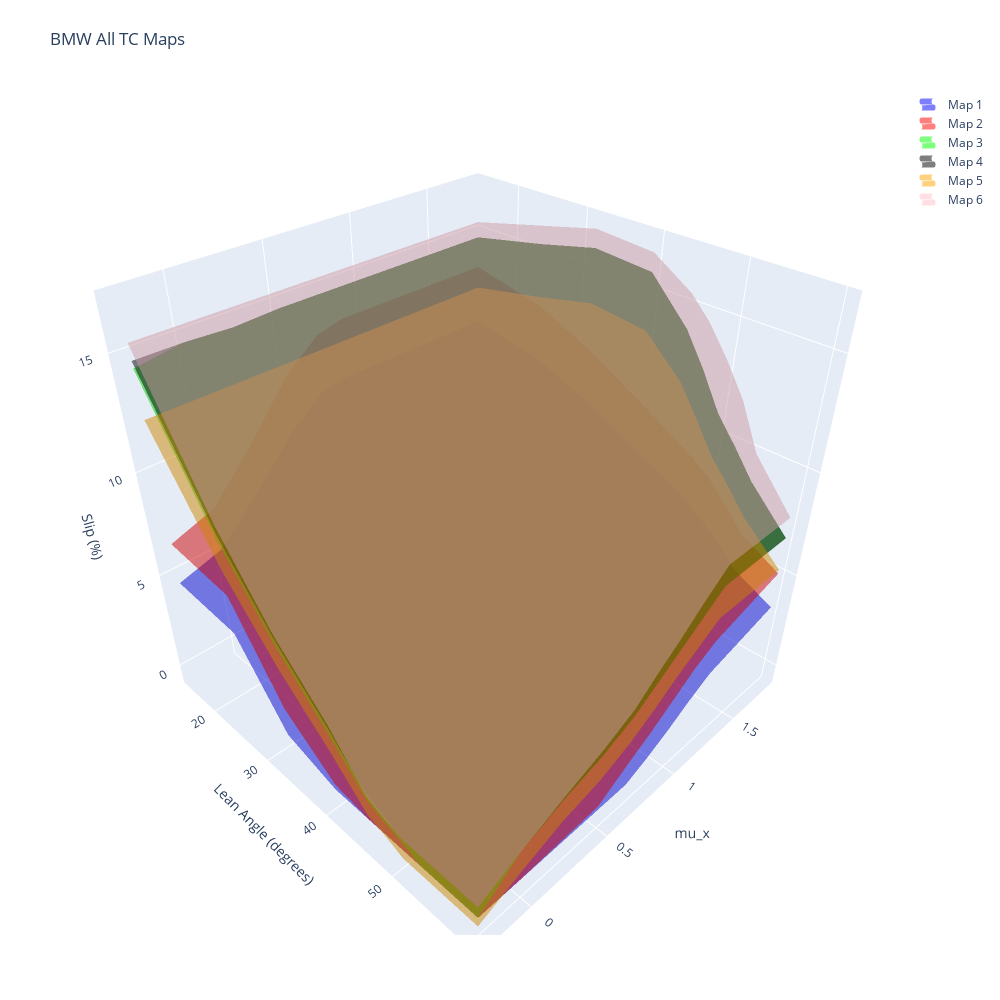

The cell this chart's notebook holds for it:
### Code cell
from operator import indexOf
import pandas as pd
import numpy as np
from turtle import width
import plotly.graph_objects as go

df1 = pd.read_excel("bmwConfig-ALL-MAPS.xlsx",sheet_name='MAP1', header=None)
df2 = pd.read_excel("bmwConfig-ALL-MAPS.xlsx",sheet_name='MAP2', header=None)
df3 = pd.read_excel("bmwConfig-ALL-MAPS.xlsx",sheet_name='MAP3', header=None)
df4 = pd.read_excel("bmwConfig-ALL-MAPS.xlsx",sheet_name='MAP4', header=None)
df5 = pd.read_excel("bmwConfig-ALL-MAPS.xlsx",sheet_name='MAP5', header=None)
df6 = pd.read_excel("bmwConfig-ALL-MAPS.xlsx",sheet_name='MAP6', header=None)

#Pull Off First Column for Mu_x
Target_mu_x = df1[0]
Target_mu_x = Target_mu_x.drop(index=df1.index[0])

Target_mu_x2 = df2[0]
Target_mu_x2 = Target_mu_x2.drop(index=df2.index[0])

Target_mu_x3 = df3[0]
Target_mu_x3 = Target_mu_x3.drop(index=df3.index[0])

Target_mu_x4 = df4[0]
Target_mu_x4 = Target_mu_x4.drop(index=df4.index[0])

Target_mu_x5 = df5[0]
Target_mu_x5 = Target_mu_x5.drop(index=df5.index[0])

Target_mu_x6 = df6[0]
Target_mu_x6 = Target_mu_x6.drop(index=df6.index[0])

#Pull Off First Row for Lean
targetLean = df1.iloc[0]
targetLean = targetLean.drop(index=df2.index[0])

targetLean2 = df2.iloc[0]
targetLean2 = targetLean2.drop(index=df2.index[0])

targetLean3 = df3.iloc[0]
targetLean3 = targetLean3.drop(index=df3.index[0])

targetLean4 = df4.iloc[0]
targetLean4 = targetLean4.drop(index=df4.index[0])

targetLean5 = df5.iloc[0]
targetLean5 = targetLean5.drop(index=df5.index[0])

targetLean6 = df6.iloc[0]
targetLean6 = targetLean6.drop(index=df6.index[0])


#Create 2D Array of Slip Target Values
for x in range(1, len(targetLean)+1):
    yArray=[]
    for y in range(1,len(Target_mu_x)+1):
        yArray.append(df1.iloc[x,y])
        if len(yArray) == 10:
            if x == 1:
                targetSlip = np.array([yArray])
            else:
                targetSlip = np.append(targetSlip,[yArray], axis=0)

for x in range(1, len(targetLean2)+1):
    yArray=[]
    for y in range(1,len(Target_mu_x2)+1):
        yArray.append(df2.iloc[x,y])
        if len(yArray) == 10:
            if x == 1:
                targetSlip2 = np.array([yArray])
            else:
                targetSlip2 = np.append(targetSlip2,[yArray], axis=0)

for x in range(1, len(targetLean3)+1):
    yArray=[]
    for y in range(1,len(Target_mu_x3)+1):
        yArray.append(df3.iloc[x,y])
        if len(yArray) == 10:
            if x == 1:
                targetSlip3 = np.array([yArray])
            else:
                targetSlip3 = np.append(targetSlip3,[yArray], axis=0)

for x in range(1, len(targetLean4)+1):
    yArray=[]
    for y in range(1,len(Target_mu_x4)+1):
        yArray.append(df4.iloc[x,y])
        if len(yArray) == 10:
            if x == 1:
                targetSlip4 = np.array([yArray])
            else:
                targetSlip4 = np.append(targetSlip4,[yArray], axis=0)

for x in range(1, len(targetLean5)+1):
    yArray=[]
    for y in range(1,len(Target_mu_x5)+1):
        yArray.append(df5.iloc[x,y])
        if len(yArray) == 10:
            if x == 1:
                targetSlip5 = np.array([yArray])
            else:
                targetSlip5 = np.append(targetSlip5,[yArray], axis=0)

for x in range(1, len(targetLean6)+1):
    yArray=[]
    for y in range(1,len(Target_mu_x6)+1):
        yArray.append(df6.iloc[x,y])
        if len(yArray) == 10:
            if x == 1:
                targetSlip6 = np.array([yArray])
            else:
                targetSlip6 = np.append(targetSlip6,[yArray], axis=0)

#Create Mesh Grid from Target Values
targetLean, Target_mu_x = np.meshgrid(targetLean, Target_mu_x)
targetLean2, Target_mu_x2 = np.meshgrid(targetLean2, Target_mu_x2)
targetLean3, Target_mu_x3 = np.meshgrid(targetLean3, Target_mu_x3)
targetLean4, Target_mu_x4 = np.meshgrid(targetLean4, Target_mu_x4)
targetLean5, Target_mu_x5 = np.meshgrid(targetLean5, Target_mu_x5)
targetLean6, Target_mu_x6 = np.meshgrid(targetLean6, Target_mu_x6)

fig = go.Figure(data=[
    go.Surface(x=Target_mu_x, y=targetLean, z=targetSlip, showscale=False, showlegend=True, opacity=0.5,colorscale=[[0, 'rgb(0,0,255)'], [1, 'rgb(0,0,255)']], name='Map 1'),
    go.Surface(x=Target_mu_x2, y=targetLean2, z=targetSlip2, showscale=False, showlegend=True, opacity=0.5,colorscale=[[0, 'rgb(255,0,0)'], [1, 'rgb(255,0,0)']], name='Map 2'),
    go.Surface(x=Target_mu_x3, y=targetLean3, z=targetSlip3, showscale=False, showlegend=True, opacity=0.5,colorscale=[[0, 'rgb(0,255,0)'], [1, 'rgb(0,255,0)']], name='Map 3'),
    go.Surface(x=Target_mu_x4, y=targetLean4, z=targetSlip4, showscale=False, showlegend=True, opacity=0.5,colorscale=[[0, 'rgb(0,0,0)'], [1, 'rgb(0,0,0)']], name='Map 4'),
    go.Surface(x=Target_mu_x5, y=targetLean5, z=targetSlip5, showscale=False, showlegend=True, opacity=0.5,colorscale=[[0, 'rgb(255,165,0)'], [1, 'rgb(255,165,0)']], name='Map 5'),
    go.Surface(x=Target_mu_x6, y=targetLean6, z=targetSlip6, showscale=False, showlegend=True, opacity=0.5,colorscale=[[0, 'rgb(255,192,203)'], [1, 'rgb(255,192,203)']], name='Map 6'),
    ])
fig.update_layout(title='BMW All TC Maps', autosize=False,
                  width=1000, height=1000,
                  margin=dict(l=65, r=50, b=65, t=90),
                  )

fig.update_layout(scene = dict(
                    xaxis_title='mu_x',
                    yaxis_title='Lean Angle (degrees)',
                    zaxis_title='Slip (%)'))

#Needed to make the layout match what you see in the BMW Software
fig.update_layout(
    scene={
        'xaxis': {'autorange': 'reversed'}, # reverse automatically
    }
)


fig.show()

### Figure 1 — Plotly figure (JSON) as saved in the notebook; plotly's stock layout.template omitted (floating-point values rounded to 4 significant figures)
{"data": [{"colorscale": [[0, "rgb(0,0,255)"], [1, "rgb(0,0,255)"]], "name": "Map 1", "opacity": 0.5, "showlegend": true, "showscale": false, "type": "surface", "x": [[-0.25, -0.25, -0.25, -0.25, -0.25, -0.25, -0.25, -0.25, -0.25, -0.25], [0, 0, 0, 0, 0, 0, 0, 0, 0, 0], [0.25, 0.25, 0.25, 0.25, 0.25, 0.25, 0.25, 0.25, 0.25, 0.25], [0.5, 0.5, 0.5, 0.5, 0.5, 0.5, 0.5, 0.5, 0.5, 0.5], [0.7, 0.7, 0.7, 0.7, 0.7, 0.7, 0.7, 0.7, 0.7, 0.7], [0.85, 0.85, 0.85, 0.85, 0.85, 0.85, 0.85, 0.85, 0.85, 0.85], [1, 1, 1, 1, 1, 1, 1, 1, 1, 1], [1.15, 1.15, 1.15, 1.15, 1.15, 1.15, 1.15, 1.15, 1.15, 1.15], [1.3, 1.3, 1.3, 1.3, 1.3, 1.3, 1.3, 1.3, 1.3, 1.3], [1.8, 1.8, 1.8, 1.8, 1.8, 1.8, 1.8, 1.8, 1.8, 1.8]], "y": [[15, 25, 32.5, 40, 45, 47.5, 50, 52.5, 55, 60], [15, 25, 32.5, 40, 45, 47.5, 50, 52.5, 55, 60], [15, 25, 32.5, 40, 45, 47.5, 50, 52.5, 55, 60], [15, 25, 32.5, 40, 45, 47.5, 50, 52.5, 55, 60], [15, 25, 32.5, 40, 45, 47.5, 50, 52.5, 55, 60], [15, 25, 32.5, 40, 45, 47.5, 50, 52.5, 55, 60], [15, 25, 32.5, 40, 45, 47.5, 50, 52.5, 55, 60], [15, 25, 32.5, 40, 45, 47.5, 50, 52.5, 55, 60], [15, 25, 32.5, 40, 45, 47.5, 50, 52.5, 55, 60], [15, 25, 32.5, 40, 45, 47.5, 50, 52.5, 55, 60]], "z": [[4.6, 4.3, 0.8, 0, 0, 0, 0, 0, 0, 0], [5.2, 4.7, 1.2, 0, 0, 0, 0, 0, 0, 0], [7.1, 6, 2.6, 0, 0, 0, 0, 0, 0, 0], [9.2, 7.6, 4.2, 1.1, 0.2, 0, 0, 0, 0, 0], [10.4, 8.7, 5.5, 2.5, 1.6, 1.2, 0.8, 0.5, 0.3, 0], [10.6, 9.2, 6.6, 3.7, 2.9, 2.4, 1.9, 1.5, 1.1, 0.5], [10.6, 9.5, 7.6, 5.1, 4.3, 3.8, 3.1, 2.5, 1.9, 1.1], [10.6, 9.8, 8.3, 6.3, 5.4, 4.7, 4, 3.3, 2.6, 1.8], [10.6, 9.9, 8.8, 7.2, 6.1, 5.5, 4.7, 4, 3.2, 2.4], [10.6, 10, 9, 7.7, 6.9, 6.4, 5.8, 5.1, 4.2, 3.3]]}, {"colorscale": [[0, "rgb(255,0,0)"], [1, "rgb(255,0,0)"]], "name": "Map 2", "opacity": 0.5, "showlegend": true, "showscale": false, "type": "surface", "x": [[-0.25, -0.25, -0.25, -0.25, -0.25, -0.25, -0.25, -0.25, -0.25, -0.25], [0, 0, 0, 0, 0, 0, 0, 0, 0, 0], [0.25, 0.25, 0.25, 0.25, 0.25, 0.25, 0.25, 0.25, 0.25, 0.25], [0.5, 0.5, 0.5, 0.5, 0.5, 0.5, 0.5, 0.5, 0.5, 0.5], [0.7, 0.7, 0.7, 0.7, 0.7, 0.7, 0.7, 0.7, 0.7, 0.7], [0.85, 0.85, 0.85, 0.85, 0.85, 0.85, 0.85, 0.85, 0.85, 0.85], [1, 1, 1, 1, 1, 1, 1, 1, 1, 1], [1.15, 1.15, 1.15, 1.15, 1.15, 1.15, 1.15, 1.15, 1.15, 1.15], [1.3, 1.3, 1.3, 1.3, 1.3, 1.3, 1.3, 1.3, 1.3, 1.3], [1.8, 1.8, 1.8, 1.8, 1.8, 1.8, 1.8, 1.8, 1.8, 1.8]], "y": [[15, 25, 32.5, 40, 45, 47.5, 50, 52.5, 55, 60], [15, 25, 32.5, 40, 45, 47.5, 50, 52.5, 55, 60], [15, 25, 32.5, 40, 45, 47.5, 50, 52.5, 55, 60], [15, 25, 32.5, 40, 45, 47.5, 50, 52.5, 55, 60], [15, 25, 32.5, 40, 45, 47.5, 50, 52.5, 55, 60], [15, 25, 32.5, 40, 45, 47.5, 50, 52.5, 55, 60], [15, 25, 32.5, 40, 45, 47.5, 50, 52.5, 55, 60], [15, 25, 32.5, 40, 45, 47.5, 50, 52.5, 55, 60], [15, 25, 32.5, 40, 45, 47.5, 50, 52.5, 55, 60], [15, 25, 32.5, 40, 45, 47.5, 50, 52.5, 55, 60]], "z": [[6.6, 6.2, 2.3, 0.3, 0, 0, 0, 0, 0, 0], [7.3, 6.7, 2.8, 0.5, 0, 0, 0, 0, 0, 0], [9.4, 8.1, 4.3, 1.4, 0.4, 0.1, 0.1, 0.1, 0.1, 0.1], [11.8, 10, 6.1, 2.6, 1.7, 1.2, 0.8, 0.6, 0.3, 0.2], [13, 11.2, 7.6, 4.2, 3.2, 2.8, 2.3, 1.9, 1.8, 1.2], [13.3, 11.7, 8.8, 5.5, 4.7, 4.1, 3.5, 3.1, 2.7, 1.9], [13.3, 12.1, 9.9, 7.1, 6.2, 5.6, 4.8, 4.2, 3.5, 2.7], [13.3, 12.3, 10.7, 8.4, 7.5, 6.7, 5.9, 5.1, 4.4, 3.5], [13.3, 12.5, 11.2, 9.5, 8.2, 7.6, 6.7, 5.9, 5, 4.1], [13.3, 12.6, 11.5, 10.1, 9.1, 8.6, 8, 7.1, 6.1, 5.1]]}, {"colorscale": [[0, "rgb(0,255,0)"], [1, "rgb(0,255,0)"]], "name": "Map 3", "opacity": 0.5, "showlegend": true, "showscale": false, "type": "surface", "x": [[-0.25, -0.25, -0.25, -0.25, -0.25, -0.25, -0.25, -0.25, -0.25, -0.25], [0, 0, 0, 0, 0, 0, 0, 0, 0, 0], [0.25, 0.25, 0.25, 0.25, 0.25, 0.25, 0.25, 0.25, 0.25, 0.25], [0.5, 0.5, 0.5, 0.5, 0.5, 0.5, 0.5, 0.5, 0.5, 0.5], [0.7, 0.7, 0.7, 0.7, 0.7, 0.7, 0.7, 0.7, 0.7, 0.7], [0.85, 0.85, 0.85, 0.85, 0.85, 0.85, 0.85, 0.85, 0.85, 0.85], [1, 1, 1, 1, 1, 1, 1, 1, 1, 1], [1.15, 1.15, 1.15, 1.15, 1.15, 1.15, 1.15, 1.15, 1.15, 1.15], [1.3, 1.3, 1.3, 1.3, 1.3, 1.3, 1.3, 1.3, 1.3, 1.3], [1.8, 1.8, 1.8, 1.8, 1.8, 1.8, 1.8, 1.8, 1.8, 1.8]], "y": [[15, 25, 32.5, 40, 45, 47.5, 50, 52.5, 55, 60], [15, 25, 32.5, 40, 45, 47.5, 50, 52.5, 55, 60], [15, 25, 32.5, 40, 45, 47.5, 50, 52.5, 55, 60], [15, 25, 32.5, 40, 45, 47.5, 50, 52.5, 55, 60], [15, 25, 32.5, 40, 45, 47.5, 50, 52.5, 55, 60], [15, 25, 32.5, 40, 45, 47.5, 50, 52.5, 55, 60], [15, 25, 32.5, 40, 45, 47.5, 50, 52.5, 55, 60], [15, 25, 32.5, 40, 45, 47.5, 50, 52.5, 55, 60], [15, 25, 32.5, 40, 45, 47.5, 50, 52.5, 55, 60], [15, 25, 32.5, 40, 45, 47.5, 50, 52.5, 55, 60]], "z": [[14.4, 8.8, 5.6, 3, 1.1, 0.7, 0.4, 0, 0, 0], [14.7, 9.1, 5.9, 3.5, 2.9, 2.5, 2, 1.7, 1.6, 1.6], [14.6, 10.1, 7.8, 5.5, 4.1, 3.4, 3, 2.6, 2.5, 2.4], [14.7, 12.2, 9.7, 7.2, 5.6, 4.7, 3.8, 3.4, 3.4, 3], [14.7, 13.8, 11.5, 9.2, 7.5, 6.4, 5.1, 4.4, 4.2, 3.7], [14.7, 14.6, 13.3, 11.9, 10.1, 8.4, 6.7, 5.7, 5.3, 4.5], [14.7, 15, 14.9, 13.9, 12.2, 10.5, 8.5, 7.2, 6.1, 5.3], [14.7, 15.1, 15.4, 14.8, 13.1, 11.5, 10.1, 8.6, 6.9, 6.1], [14.7, 15.3, 15.8, 15.3, 13.3, 11.9, 10.7, 9.1, 7.6, 6.9], [14.7, 15.4, 16, 15.8, 14, 12.6, 11, 9.9, 8.7, 6.9]]}, {"colorscale": [[0, "rgb(0,0,0)"], [1, "rgb(0,0,0)"]], "name": "Map 4", "opacity": 0.5, "showlegend": true, "showscale": false, "type": "surface", "x": [[-0.25, -0.25, -0.25, -0.25, -0.25, -0.25, -0.25, -0.25, -0.25, -0.25], [0, 0, 0, 0, 0, 0, 0, 0, 0, 0], [0.25, 0.25, 0.25, 0.25, 0.25, 0.25, 0.25, 0.25, 0.25, 0.25], [0.5, 0.5, 0.5, 0.5, 0.5, 0.5, 0.5, 0.5, 0.5, 0.5], [0.7, 0.7, 0.7, 0.7, 0.7, 0.7, 0.7, 0.7, 0.7, 0.7], [0.85, 0.85, 0.85, 0.85, 0.85, 0.85, 0.85, 0.85, 0.85, 0.85], [1, 1, 1, 1, 1, 1, 1, 1, 1, 1], [1.15, 1.15, 1.15, 1.15, 1.15, 1.15, 1.15, 1.15, 1.15, 1.15], [1.3, 1.3, 1.3, 1.3, 1.3, 1.3, 1.3, 1.3, 1.3, 1.3], [1.8, 1.8, 1.8, 1.8, 1.8, 1.8, 1.8, 1.8, 1.8, 1.8]], "y": [[15, 25, 32.5, 40, 45, 47.5, 50, 52.5, 55, 60], [15, 25, 32.5, 40, 45, 47.5, 50, 52.5, 55, 60], [15, 25, 32.5, 40, 45, 47.5, 50, 52.5, 55, 60], [15, 25, 32.5, 40, 45, 47.5, 50, 52.5, 55, 60], [15, 25, 32.5, 40, 45, 47.5, 50, 52.5, 55, 60], [15, 25, 32.5, 40, 45, 47.5, 50, 52.5, 55, 60], [15, 25, 32.5, 40, 45, 47.5, 50, 52.5, 55, 60], [15, 25, 32.5, 40, 45, 47.5, 50, 52.5, 55, 60], [15, 25, 32.5, 40, 45, 47.5, 50, 52.5, 55, 60], [15, 25, 32.5, 40, 45, 47.5, 50, 52.5, 55, 60]], "z": [[14.7, 9.1, 5.9, 3.3, 1.4, 1, 0.6, 0.6, 0.6, 0.6], [14.7, 9.1, 5.9, 3.5, 2.9, 2.5, 2, 1.7, 1.6, 1.6], [14.6, 10.1, 7.8, 5.5, 4.1, 3.4, 3, 2.6, 2.5, 2.4], [14.7, 12.2, 9.7, 7.2, 5.6, 4.7, 3.8, 3.4, 3.4, 3], [14.7, 13.8, 11.5, 9.2, 7.5, 6.4, 5.1, 4.4, 4.2, 3.7], [14.7, 14.6, 13.3, 11.9, 10.1, 8.4, 6.7, 5.7, 5.3, 4.5], [14.7, 15, 14.9, 13.9, 12.2, 10.5, 8.5, 7.2, 6.2, 5.3], [14.7, 15.1, 15.4, 14.8, 13.1, 11.5, 10.1, 8.6, 6.8, 6.1], [14.7, 15.3, 15.8, 15.3, 13.3, 11.9, 10.7, 9.1, 7.6, 6.9], [14.7, 15.4, 16, 15.8, 14, 12.6, 11, 9.9, 8.7, 6.9]]}, {"colorscale": [[0, "rgb(255,165,0)"], [1, "rgb(255,165,0)"]], "name": "Map 5", "opacity": 0.5, "showlegend": true, "showscale": false, "type": "surface", "x": [[-0.25, -0.25, -0.25, -0.25, -0.25, -0.25, -0.25, -0.25, -0.25, -0.25], [0, 0, 0, 0, 0, 0, 0, 0, 0, 0], [0.25, 0.25, 0.25, 0.25, 0.25, 0.25, 0.25, 0.25, 0.25, 0.25], [0.5, 0.5, 0.5, 0.5, 0.5, 0.5, 0.5, 0.5, 0.5, 0.5], [0.7, 0.7, 0.7, 0.7, 0.7, 0.7, 0.7, 0.7, 0.7, 0.7], [0.85, 0.85, 0.85, 0.85, 0.85, 0.85, 0.85, 0.85, 0.85, 0.85], [1, 1, 1, 1, 1, 1, 1, 1, 1, 1], [1.15, 1.15, 1.15, 1.15, 1.15, 1.15, 1.15, 1.15, 1.15, 1.15], [1.3, 1.3, 1.3, 1.3, 1.3, 1.3, 1.3, 1.3, 1.3, 1.3], [1.8, 1.8, 1.8, 1.8, 1.8, 1.8, 1.8, 1.8, 1.8, 1.8]], "y": [[15, 25, 32.5, 40, 45, 47.5, 50, 52.5, 55, 60], [15, 25, 32.5, 40, 45, 47.5, 50, 52.5, 55, 60], [15, 25, 32.5, 40, 45, 47.5, 50, 52.5, 55, 60], [15, 25, 32.5, 40, 45, 47.5, 50, 52.5, 55, 60], [15, 25, 32.5, 40, 45, 47.5, 50, 52.5, 55, 60], [15, 25, 32.5, 40, 45, 47.5, 50, 52.5, 55, 60], [15, 25, 32.5, 40, 45, 47.5, 50, 52.5, 55, 60], [15, 25, 32.5, 40, 45, 47.5, 50, 52.5, 55, 60], [15, 25, 32.5, 40, 45, 47.5, 50, 52.5, 55, 60], [15, 25, 32.5, 40, 45, 47.5, 50, 52.5, 55, 60]], "z": [[12.3, 7.3, 4.4, 2, 0.2, -0.1, -0.5, -0.5, -0.5, -0.5], [12.3, 7.3, 4.4, 2.2, 1.6, 1.3, 0.8, 0.6, 0.4, 0.4], [12.3, 8.2, 6.1, 4, 2.7, 2.1, 1.7, 1.4, 1.3, 1.2], [12.3, 10.1, 7.8, 5.6, 4.1, 3.3, 2.5, 2.1, 2.1, 1.7], [12.3, 11.6, 9.4, 7.4, 5.8, 4.8, 3.7, 3, 2.9, 2.4], [12.3, 12.3, 11.1, 9.8, 8.2, 6.6, 5.1, 4.2, 3.8, 3.1], [12.3, 12.6, 12.6, 11.7, 10.1, 8.6, 6.7, 5.6, 4.6, 3.9], [12.3, 12.7, 13, 12.4, 10.9, 9.5, 8.1, 6.8, 5.2, 4.6], [12.3, 12.9, 13.4, 12.9, 11.1, 9.9, 8.7, 7.3, 5.9, 5.3], [12.3, 13, 13.6, 13.3, 11.7, 10.4, 9, 8, 6.9, 5.3]]}, {"colorscale": [[0, "rgb(255,192,203)"], [1, "rgb(255,192,203)"]], "name": "Map 6", "opacity": 0.5, "showlegend": true, "showscale": false, "type": "surface", "x": [[-0.25, -0.25, -0.25, -0.25, -0.25, -0.25, -0.25, -0.25, -0.25, -0.25], [0, 0, 0, 0, 0, 0, 0, 0, 0, 0], [0.25, 0.25, 0.25, 0.25, 0.25, 0.25, 0.25, 0.25, 0.25, 0.25], [0.5, 0.5, 0.5, 0.5, 0.5, 0.5, 0.5, 0.5, 0.5, 0.5], [0.7, 0.7, 0.7, 0.7, 0.7, 0.7, 0.7, 0.7, 0.7, 0.7], [0.85, 0.85, 0.85, 0.85, 0.85, 0.85, 0.85, 0.85, 0.85, 0.85], [1, 1, 1, 1, 1, 1, 1, 1, 1, 1], [1.15, 1.15, 1.15, 1.15, 1.15, 1.15, 1.15, 1.15, 1.15, 1.15], [1.3, 1.3, 1.3, 1.3, 1.3, 1.3, 1.3, 1.3, 1.3, 1.3], [1.8, 1.8, 1.8, 1.8, 1.8, 1.8, 1.8, 1.8, 1.8, 1.8]], "y": [[15, 25, 32.5, 40, 45, 47.5, 50, 52.5, 55, 60], [15, 25, 32.5, 40, 45, 47.5, 50, 52.5, 55, 60], [15, 25, 32.5, 40, 45, 47.5, 50, 52.5, 55, 60], [15, 25, 32.5, 40, 45, 47.5, 50, 52.5, 55, 60], [15, 25, 32.5, 40, 45, 47.5, 50, 52.5, 55, 60], [15, 25, 32.5, 40, 45, 47.5, 50, 52.5, 55, 60], [15, 25, 32.5, 40, 45, 47.5, 50, 52.5, 55, 60], [15, 25, 32.5, 40, 45, 47.5, 50, 52.5, 55, 60], [15, 25, 32.5, 40, 45, 47.5, 50, 52.5, 55, 60], [15, 25, 32.5, 40, 45, 47.5, 50, 52.5, 55, 60]], "z": [[15.4, 9.5, 6.1, 3.5, 1.3, 0.9, 0.6, 0.6, 0.6, 0.6], [15.4, 9.5, 6.1, 3.5, 3, 2.6, 2.1, 1.8, 1.6, 1.6], [15.4, 10.6, 8.1, 5.6, 4.3, 3.7, 3.3, 2.9, 2.7, 2.5], [15.4, 12.8, 10.2, 7.5, 6, 5.3, 4.4, 3.9, 3.7, 3.3], [15.4, 14.5, 12, 9.7, 8.1, 7.2, 6, 5.1, 4.7, 4.1], [15.4, 15.4, 13.9, 12.5, 11.1, 9.6, 8, 6.8, 6, 5.1], [15.4, 15.8, 15.7, 14.6, 13.4, 12.2, 10.3, 8.7, 7, 6], [15.4, 15.9, 16.2, 15.6, 14.4, 13.4, 12.2, 10.4, 7.8, 7], [15.4, 16.1, 16.6, 16.1, 14.7, 13.9, 13, 11, 8.7, 7.9], [15.4, 16.2, 16.8, 16.6, 15.5, 14.6, 13.4, 12, 10, 7.9]]}], "layout": {"autosize": false, "height": 1000, "margin": {"b": 65, "l": 65, "r": 50, "t": 90}, "scene": {"xaxis": {"autorange": "reversed", "title": {"text": "mu_x"}}, "yaxis": {"title": {"text": "Lean Angle (degrees)"}}, "zaxis": {"title": {"text": "Slip (%)"}}}, "title": {"text": "BMW All TC Maps"}, "width": 1000}}
